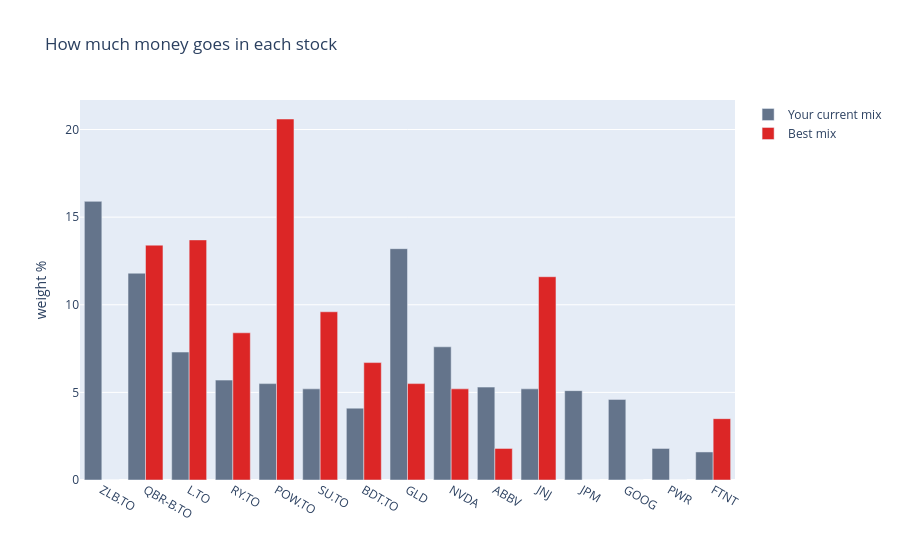
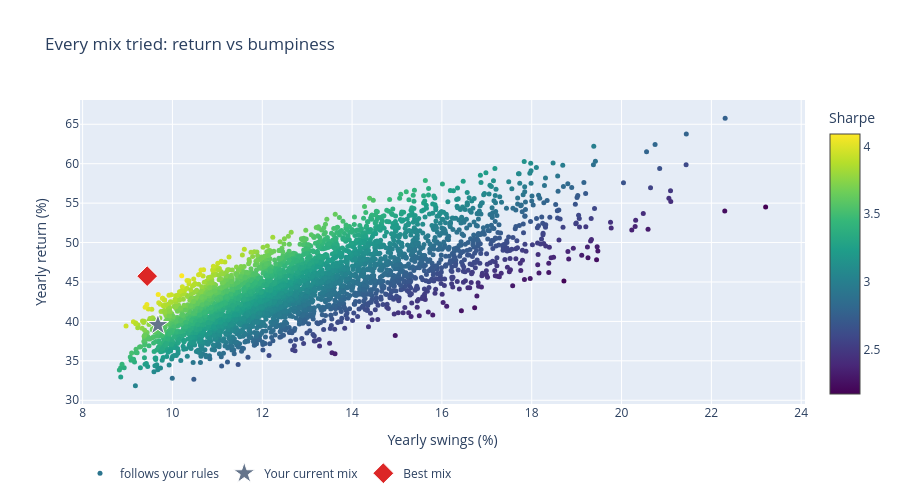

The cell these charts' notebook holds for them, in order:
### Code cell
mo.weights_chart(optimized).show()
mo.cloud_chart(optimized).show()

### Figure 1 — Plotly figure (JSON) as saved in the notebook; plotly's stock layout.template omitted (floating-point values rounded to 4 significant figures)
{"data": [{"alignmentgroup": "True", "hovertemplate": "=%{x}<br>weight %=%{y}<extra></extra>", "legendgroup": "Your current mix", "marker": {"color": "#64748b", "pattern": {"shape": ""}}, "name": "Your current mix", "offsetgroup": "Your current mix", "orientation": "v", "showlegend": true, "textposition": "auto", "type": "bar", "x": ["ZLB.TO", "QBR-B.TO", "L.TO", "RY.TO", "POW.TO", "SU.TO", "BDT.TO", "GLD", "NVDA", "ABBV", "JNJ", "JPM", "GOOG", "PWR", "FTNT"], "xaxis": "x", "y": [15.9, 11.8, 7.3, 5.7, 5.5, 5.2, 4.1, 13.2, 7.6, 5.3, 5.2, 5.1, 4.6, 1.8, 1.6], "yaxis": "y"}, {"alignmentgroup": "True", "hovertemplate": "=%{x}<br>weight %=%{y}<extra></extra>", "legendgroup": "Best mix", "marker": {"color": "#dc2626", "pattern": {"shape": ""}}, "name": "Best mix", "offsetgroup": "Best mix", "orientation": "v", "showlegend": true, "textposition": "auto", "type": "bar", "x": ["ZLB.TO", "QBR-B.TO", "L.TO", "RY.TO", "POW.TO", "SU.TO", "BDT.TO", "GLD", "NVDA", "ABBV", "JNJ", "JPM", "GOOG", "PWR", "FTNT"], "xaxis": "x", "y": [0.0, 13.4, 13.7, 8.4, 20.6, 9.6, 6.7, 5.5, 5.2, 1.8, 11.6, 0.0, 0.0, 0.0, 3.5], "yaxis": "y"}], "layout": {"barmode": "group", "legend": {"title": {"text": ""}, "tracegroupgap": 0}, "title": {"text": "How much money goes in each stock"}, "xaxis": {"anchor": "y", "domain": [0.0, 1.0], "title": {"text": ""}}, "yaxis": {"anchor": "x", "domain": [0.0, 1.0], "title": {"text": "weight %"}}}}

### Figure 2 — Plotly figure (JSON) as saved in the notebook; plotly's stock layout.template omitted (floating-point values rounded to 4 significant figures; data arrays with more than 128 entries replaced by an {"elided": "..."} marker saying what was removed)
{"data": [{"hovertemplate": "swings %{x:.1f}%<br>return %{y:.1f}%<extra></extra>", "marker": {"color": "lightgrey", "size": 4}, "mode": "markers", "name": "breaks your rules", "type": "scatter", "x": [], "y": []}, {"hovertemplate": "swings %{x:.1f}%<br>return %{y:.1f}%<extra></extra>", "marker": {"color": {"elided": "4000 float values"}, "colorbar": {"title": {"text": "Sharpe"}}, "colorscale": [[0.0, "#440154"], [0.1111, "#482878"], [0.2222, "#3e4989"], [0.3333, "#31688e"], [0.4444, "#26828e"], [0.5556, "#1f9e89"], [0.6667, "#35b779"], [0.7778, "#6ece58"], [0.8889, "#b5de2b"], [1.0, "#fde725"]], "showscale": true, "size": 5}, "mode": "markers", "name": "follows your rules", "type": "scatter", "x": {"elided": "4000 float values"}, "y": {"elided": "4000 float values"}}, {"marker": {"color": "#64748b", "line": {"color": "white", "width": 1}, "size": 16, "symbol": "star"}, "mode": "markers", "name": "Your current mix", "type": "scatter", "x": [9.677], "y": [39.54]}, {"marker": {"color": "#dc2626", "line": {"color": "white", "width": 1}, "size": 16, "symbol": "diamond"}, "mode": "markers", "name": "Best mix", "type": "scatter", "x": [9.438], "y": [45.74]}], "layout": {"height": 500, "legend": {"orientation": "h", "y": -0.18}, "title": {"text": "Every mix tried: return vs bumpiness"}, "xaxis": {"title": {"text": "Yearly swings (%)"}}, "yaxis": {"title": {"text": "Yearly return (%)"}}}}
